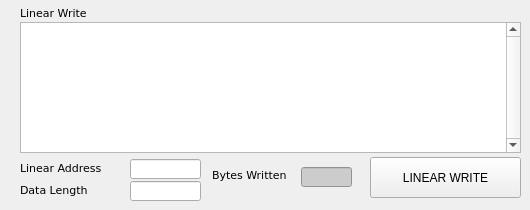
    <widget class="QWidget" name="tbLinearWrite">
     <attribute name="title">
      <string>Linear Write</string>
     </attribute>
     <widget class="QLineEdit" name="txtLinearAddressWrite">
      <property name="geometry">
       <rect>
        <x>130</x>
        <y>159</y>
        <width>71</width>
        <height>20</height>
       </rect>
      </property>
      <property name="font">
       <font>
        <family>Verdana</family>
        <pointsize>8</pointsize>
        <weight>75</weight>
        <bold>true</bold>
       </font>
      </property>
     </widget>
     <widget class="QLabel" name="lblLinearAdressWrite">
      <property name="geometry">
       <rect>
        <x>20</x>
        <y>160</y>
        <width>101</width>
        <height>16</height>
       </rect>
      </property>
      <property name="font">
       <font>
        <family>Verdana</family>
        <pointsize>8</pointsize>
       </font>
      </property>
      <property name="text">
       <string>Linear Address</string>
      </property>
     </widget>
     <widget class="QLabel" name="lblDataLengthWrite">
      <property name="geometry">
       <rect>
        <x>20</x>
        <y>182</y>
        <width>101</width>
        <height>16</height>
       </rect>
      </property>
      <property name="font">
       <font>
        <family>Verdana</family>
        <pointsize>8</pointsize>
       </font>
      </property>
      <property name="text">
       <string>Data Length</string>
      </property>
     </widget>
     <widget class="QLabel" name="lblLinearWrite">
      <property name="geometry">
       <rect>
        <x>20</x>
        <y>5</y>
        <width>90</width>
        <height>16</height>
       </rect>
      </property>
      <property name="font">
       <font>
        <family>Verdana</family>
        <pointsize>8</pointsize>
       </font>
      </property>
      <property name="text">
       <string>Linear Write</string>
      </property>
     </widget>
     <widget class="QLabel" name="lblBytesWritten">
      <property name="geometry">
       <rect>
        <x>212</x>
        <y>167</y>
        <width>90</width>
        <height>16</height>
       </rect>
      </property>
      <property name="font">
       <font>
        <family>Verdana</family>
        <pointsize>8</pointsize>
       </font>
      </property>
      <property name="text">
       <string>Bytes Written</string>
      </property>
     </widget>
     <widget class="QLineEdit" name="txtBytesWritten">
      <property name="geometry">
       <rect>
        <x>301</x>
        <y>167</y>
        <width>51</width>
        <height>20</height>
       </rect>
      </property>
      <property name="font">
       <font>
        <family>Verdana</family>
        <pointsize>8</pointsize>
        <weight>75</weight>
        <bold>true</bold>
       </font>
      </property>
      <property name="styleSheet">
       <string notr="true">background-color: rgb(204, 204, 204);</string>
      </property>
      <property name="alignment">
       <set>Qt::AlignCenter</set>
      </property>
      <property name="readOnly">
       <bool>true</bool>
      </property>
     </widget>
     <widget class="QLineEdit" name="txtDataLengthWrite">
      <property name="geometry">
       <rect>
        <x>130</x>
        <y>181</y>
        <width>71</width>
        <height>20</height>
       </rect>
      </property>
      <property name="font">
       <font>
        <family>Verdana</family>
        <pointsize>8</pointsize>
        <weight>75</weight>
        <bold>true</bold>
       </font>
      </property>
     </widget>
     <widget class="QTextEdit" name="txtLinearWrite">
      <property name="geometry">
       <rect>
        <x>20</x>
        <y>22</y>
        <width>501</width>
        <height>131</height>
       </rect>
      </property>
      <property name="verticalScrollBarPolicy">
       <enum>Qt::ScrollBarAlwaysOn</enum>
      </property>
      <property name="horizontalScrollBarPolicy">
       <enum>Qt::ScrollBarAlwaysOff</enum>
      </property>
      <property name="readOnly">
       <bool>false</bool>
      </property>
     </widget>
     <widget class="QPushButton" name="btnLinearWrite">
      <property name="geometry">
       <rect>
        <x>370</x>
        <y>157</y>
        <width>151</width>
        <height>41</height>
       </rect>
      </property>
      <property name="font">
       <font>
        <weight>50</weight>
        <bold>false</bold>
       </font>
      </property>
      <property name="cursor">
       <cursorShape>PointingHandCursor</cursorShape>
      </property>
      <property name="text">
       <string>LINEAR WRITE</string>
      </property>
     </widget>
    </widget>
